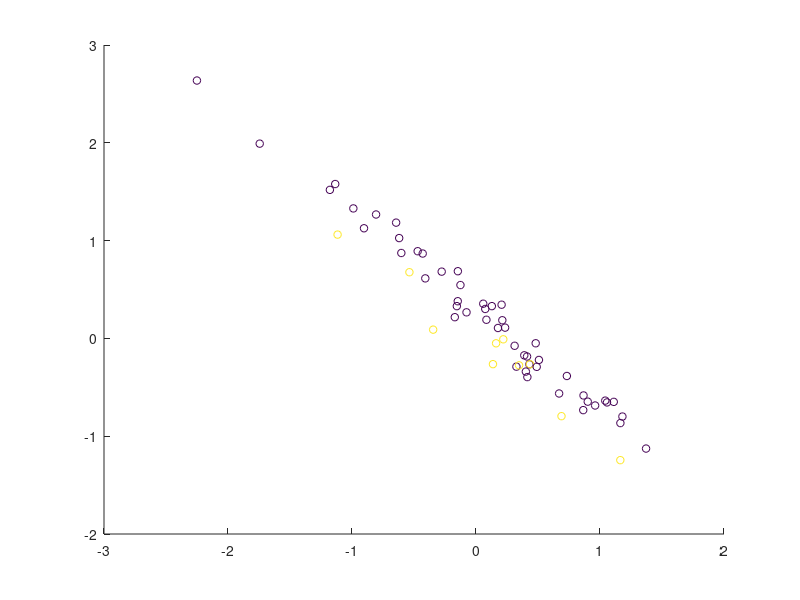

Here is the MATLAB script that generated this plot: (Note: this script raises an error after producing the figure.)
% This script is a demo showing some simple decoding on simulated toy data.
% The toy data are simple matlab matrices and no "real" fMRI or EEG data.

fpath = fileparts(fileparts(mfilename('fullpath')));
addpath(fpath)

clear variables
dbstop if error % if something goes wrong

res_fig = figure;

%% Set the output directory where data will be saved
% cfg.results.dir = % e.g. 'toyresults'
cfg.results.write = 0; % no results are written to disk

cfg.decoding.method = 'classification';

%% generate some toy data
% define number of "runs" and center means
nruns = 10; % lets simulate we have n runs
set2.mean = [0 0];
set1.mean = [.2 .2]; % should have the same dim as set1, otherwise it wont work (and would not make sense, either)

set1.fact = 5
set2.fact = 1

l1 = -1;
l2 = 1;

% data on two shifted lines
labels = [l1 * ones(set1.fact, 1); l2 * ones(set2.fact, 1)];
labels = repmat(labels, nruns, 1);

% set generate point clouds
noise_covariance = .1; % 0: all along one line
signal_covariance = 1; % 0: all on one spot
r = pi/4; % rotation from 0 .. 2pi

%% generate data
clear data data1 data2
data1(:,1) = [set1.mean(1) + randn(set1.fact * nruns, 1) * noise_covariance];
data1(:,2) = [set1.mean(2) + randn(set1.fact * nruns, 1) * signal_covariance];
data(labels == l1, :) = data1;

data2(:,1) = [set2.mean(1) + randn(set2.fact * nruns, 1) * noise_covariance];
data2(:,2) = [set2.mean(2) + randn(set2.fact * nruns, 1) * signal_covariance];
data(labels == l2, :) = data2;

% scatter(data(:, 1), data(:,2), 20, labels+2)
% xlim([-1 3])

%% rotate data
data = data * [cos(r) sin(r); -sin(r) cos(r)];
% hold all
% scatter(data(:, 1), data(:,2), 20, labels)

%% add data description
% save labels
cfg.files.label = labels;

% save run number
cfg.files.chunk = [];
for ri = 1:nruns
    curr_run = ri * ones(set1.fact + set2.fact ,1);
    cfg.files.chunk = [cfg.files.chunk; curr_run];
end

all_chunks = unique(cfg.files.chunk);
all_labels = unique(cfg.files.label);

% save a description
ct = zeros(length(all_labels),length(all_chunks));
for ifile = 1:length(cfg.files.label)
    curr_label = cfg.files.label(ifile);
    curr_chunk = cfg.files.chunk(ifile);
    f1 = all_labels==curr_label; f2 = all_chunks==curr_chunk;
    ct(f1,f2) = ct(f1,f2)+1;
    cfg.files.name(ifile) = {sprintf('class%i_run%i_%i', curr_label, curr_chunk, ct(f1,f2))};
end

% add an empty mask
cfg.files.mask = '';

%% plot the data (if 2d)
if size(data, 2) == 2
    figure(res_fig);
    scatter(data(:, 1), data(:, 2), 30, cfg.files.label + min(cfg.files.label));
end

%% Prepare data for passing
passed_data.data = data;
passed_data.mask_index = 1:size(data, 2); % use all voxels
passed_data.files = cfg.files;
passed_data.hdr = ''; % we don't need a header, because we don't write img-files as output (but mat-files)
passed_data.dim = [length(set1.mean), 1, 1]; % add dimension information of the original data
% passed_data.voxelsize = [1 1 1];


%% Add defaults for the remaining parameters that we did not specify
cfg = decoding_defaults(cfg);

% Set the analysis that should be performed (here we only want to do 1
% decoding)
cfg.analysis = 'wholebrain';
cfg.results.output = {'accuracy', 'model_parameters'}; % add if you want to see the model

%% Nothing needs to be changed below for a standard leave-one-run out cross validation analysis.
% Create a leave-one-run-out cross validation design:
cfg.design = make_design_cv(cfg); 
display_design(cfg);

%% Disable scaling min0max1global to allow estimating model_parameters
% if you dont need model parameters, and if you use libsvm, we would use:
% cfg.scale.method = 'min0max1global';
% cfg.scale.estimation = 'all'; % scaling 'all' data with ''min0max1global'
% This will be set automatically for libsvm if no scaling method is specified.
%   is equivalent to no scaling for decoding results, i.e. it will yield 
%   the same decoding results. It will however changes the data range, and
%   thus model parameters, such as weights and patterns. Because we want 
%   the model parameters for visualisation, we set
cfg.scale.method = 'none'; % first disable scaling
cfg.scale.force_libsvm_no_scaling = 1; % then force that it stays disabled
cfg.scale.IKnowThatLibsvmCanBeSlowWithoutScaling = 1; % and acknowledge that we know that libsvm can be very slow without scaling

%% Decoding Parameters

% default: -s 0 -t 0 -c 1 -b 0 -q

% if we use weights, these must be inverse to the amount of data
% e.g., if we use 5 times as much examples for class 1, we need
%   -w-1 1 -w1 5
% so in the example here, we just use .fact of the other set


legstr = {'data'}; % caption for legend

for use_correct_weights = 0:1
    if use_correct_weights
        display('Using correct (balanced) weights')
        weight_str = ['-w-1 ' num2str(set2.fact) ' -w1 ' num2str(set1.fact)];
    else
        display('Using equal weights')
        weight_str = ['-w-1 1 -w1 1'];
    end


    cfg.decoding.train.classification.model_parameters = ['-s 0 -t 0 -c 1000 -b 0 ' weight_str  ' -q'];
    disp(['cfg.decoding.train.classification.model_parameters = ' cfg.decoding.train.classification.model_parameters])
    cfg.design.unbalanced_data = 'ok';
    disp(['cfg.design.unbalanced_data = ' cfg.design.unbalanced_data]);

    %% Run decoding
    [results, cfg] = decoding(cfg, passed_data);

    %% Print decision boundary in figure
    if isfield(results, 'model_parameters')
        figure(res_fig)
        svm_model = results.model_parameters.output(1).model(1); % get the model of the first SVM
        [X, Y] = meshgrid(min(data(:)):.11:max(data(:)));
        Z = X;
        [predicted, acc, decision_values] = svmpredict(zeros(size(X(:))),[X(:), Y(:)],svm_model,cfg.decoding.test.classification.model_parameters);
        Z(:) = decision_values;
        
        if use_correct_weights
            linespec = '-';
        else
            linespec = ':';
        end
        
        hold on
        contour(X,Y,Z, -1:1, linespec);
        hold off
    end
    legstr(end+1) = {[linespec ' ' weight_str]};
    legend(legstr)
end
